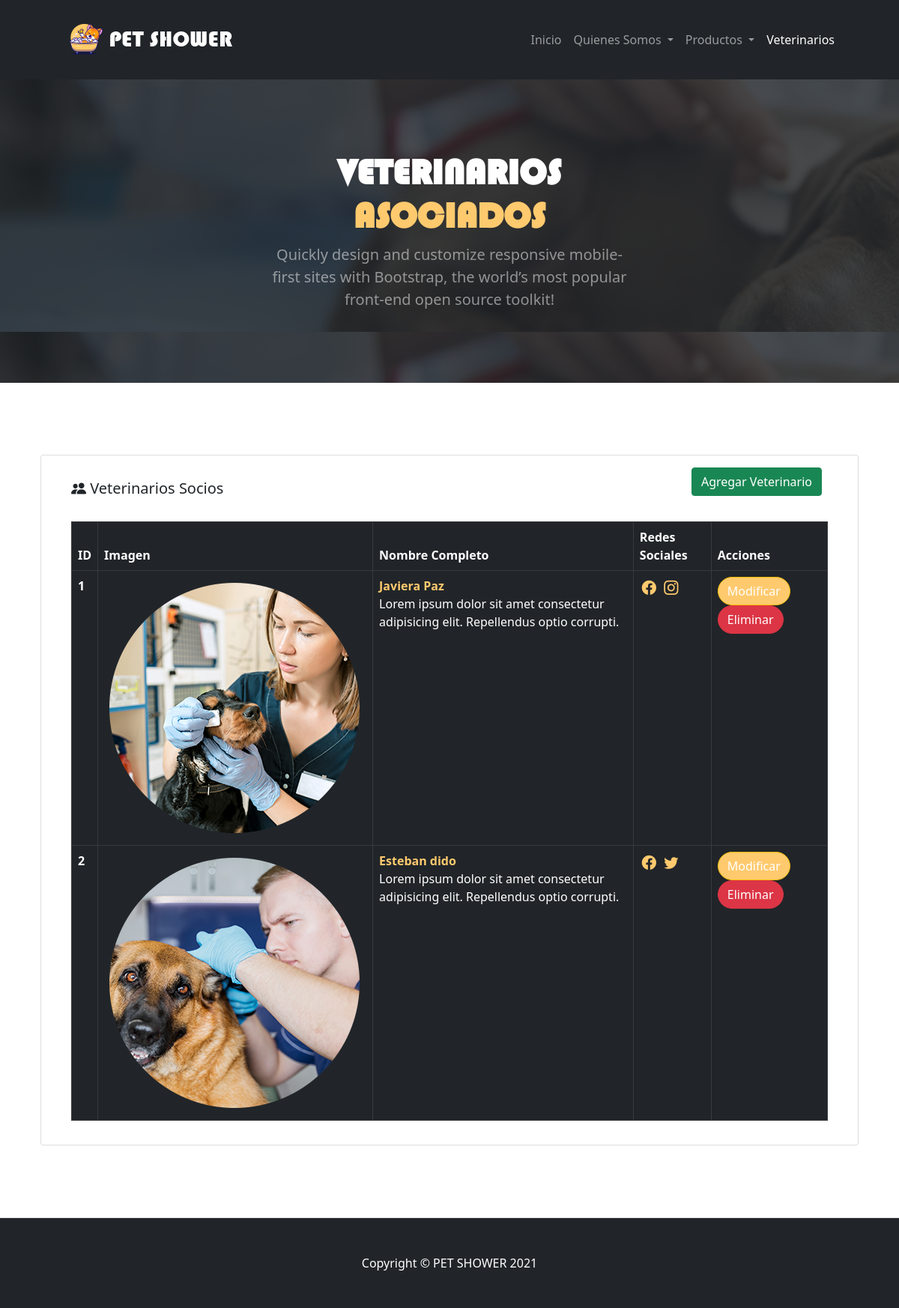
The app's page /socios/ with its own data.
### crud_veterinarios/models.py (models this page shows, shortened)
class Veterinarios(models.Model):
    idVeterinario = models.IntegerField(primary_key=True, verbose_name='ID')
    nombre = models.CharField(verbose_name='Nombre',max_length=50)
    descripcion = models.TextField(verbose_name='Descripción')
    image_veterinario = models.ImageField(verbose_name='Imagen', upload_to='projects', null=True,blank=True)
    link_facebook = models.URLField(verbose_name='URL Link Facebook',null=True,blank=True)
    link_instagram = models.URLField(verbose_name='URL Link Instagram',null=True,blank=True)
    link_whatsapp = models.URLField(verbose_name='URL Link Whatsapp',null=True,blank=True)
    link_twitter = models.URLField(verbose_name='URL Link Twitter',null=True,blank=True)
    create = models.DateTimeField(verbose_name='Fecha Creación',auto_now_add=True)
    updated = models.DateTimeField(verbose_name='Fecha Actualización',auto_now=True)
    class Meta:
        verbose_name='Veterinario Socio'
        verbose_name_plural='Veterinarios Socios'
        ordering = ['idVeterinario']

### crud_veterinarios/views.py (the view)
# urls.py: path('socios/', crud_veterinarios_views.socios, name='socios'),
def socios(request):
    veterinario = Veterinarios.objects.all()
    return render(request, "crud_veterinarios/veterinarios_socios.html",{'veterinario':veterinario})

### crud_veterinarios/templates/crud_veterinarios/veterinarios_socios.html (shortened to what this page needs)
        {% extends 'core/base_admin.html' %}
        {% load static %}
        {% block img-header %} {% static 'core/assets/veterinario/bg_header_v5.jpg' %} {% endblock %}
        {% block text_header %}
            <h1 class="display-5 fw-bolder text-white mb-2 animate__animated animate__slideInLeft">VETERINARIOS <span class="title_color">ASOCIADOS</span></h1>
            <p class="lead text-white-50 mb-4 animate__animated animate__slideInLeft">Quickly design and customize responsive mobile-first sites with Bootstrap, the world’s most popular front-end open source toolkit!</p>
        {% endblock %}
        {% block contenido %}
                    <div class="card">
                        <div class="card-body">
                          <div class="row">
                              <div class="col-lg-6">
                                <div class="d-grid gap-2 d-md-block">
                                    <h5 class="card-title pt-3 pb-4"><i class="bi bi-people-fill"></i> Veterinarios Socios</h5>
                                </div>
                              </div>
                              <div class="col-lg-6">
                                <div class="d-grid gap-2 d-md-flex justify-content-md-end">
                                    <a href="{% url 'add_veterinario' %}"><button class="btn btn-success me-md-2" type="button">Agregar Veterinario</button></a>
                                  </div>
                              </div>
                          </div>
                          <table class="table table-dark table-hover table-bordered" id="tabla_veterinarios">
                            <thead>
                              <tr>
                                <th scope="col">ID</th>
                                <th scope="col">Imagen</th>
                                <th scope="col">Nombre Completo</th>
                                <th scope="col">Redes Sociales</th>
                                <th scope="col">Acciones</th>
                              </tr>
                            </thead>
                            <tbody>
                              {% for v in veterinario %}
                              <tr>
                                <th scope="row">{{v.idVeterinario}}</th>
                                <td class="text-center">
                                    {% if v.image_veterinario %}
                                        <img src="{{v.image_veterinario.url}}" alt="Imagen_Integrante">
                                    {% else %}
                                    <img src="{% static 'core/assets/veterinario/imagen_not_found.png' %}" alt="Imagen_Integrante">
                                    {% endif %}
                                </td>
                                <td>
                                    <span class="table_name">{{v.nombre}}</span>
                                    <br>
                                    <p>{{v.descripcion}}</p>
                                </td>
                                <td class="socials">
                                    {% if v.link_facebook %}
                                        <a href="{{v.link_facebook}}" target="_blank"><i class="bi bi-facebook"></i></a>
                                    {% endif %}
                                    {% if v.link_instagram %}
                                        <a href="{{v.link_instagram}}" target="_blank"><i class="bi bi-instagram"></i></a>
                                    {% endif %}
                                    {% if v.link_twitter %}
                                        <a href="{{v.link_twitter}}" target="_blank"><i class="bi bi-twitter"></i></a>
                                    {% endif %}
                                </td>
                                <td class="btn-accion">
                                    <a href="{% url 'update_veterinario' v.idVeterinario %}"><button type="button" class="btn btn-warning">Modificar</button></a>
                                    <a href="{% url 'delete_veterinario' v.idVeterinario %}"><button type="button" class="btn btn-danger">Eliminar</button></a>
                                </td>
                              </tr>
                              {% endfor %}
                            </tbody>
                           </table>
                        </div>
                      </div>
        {% endblock %}

### core/static/core/css/my_3.css (style rules this page uses)
.title_color { color: #ffca6e; }
.banner h1 { font-family: bauhaus; }
.table_name { color: #ffca6e; font-weight: 600; }
.socials a { font-size: 1.2rem; padding: 3px; text-decoration: none; color: #ffca6e; }
.btn-accion .btn { border-radius: 50px; }
.btn-accion .btn-warning { background-color: #ffca6e; color: #fff; }

### records on screen
Veterinarios: idVeterinario "1", image_veterinario (picture), nombre "Javiera Paz", descripcion "Lorem ipsum dolor sit amet consectetur adipisicing elit. Repellendus optio corrupti."
Veterinarios: idVeterinario "2", image_veterinario (picture), nombre "Esteban dido", descripcion "Lorem ipsum dolor sit amet consectetur adipisicing elit. Repellendus optio corrupti."
